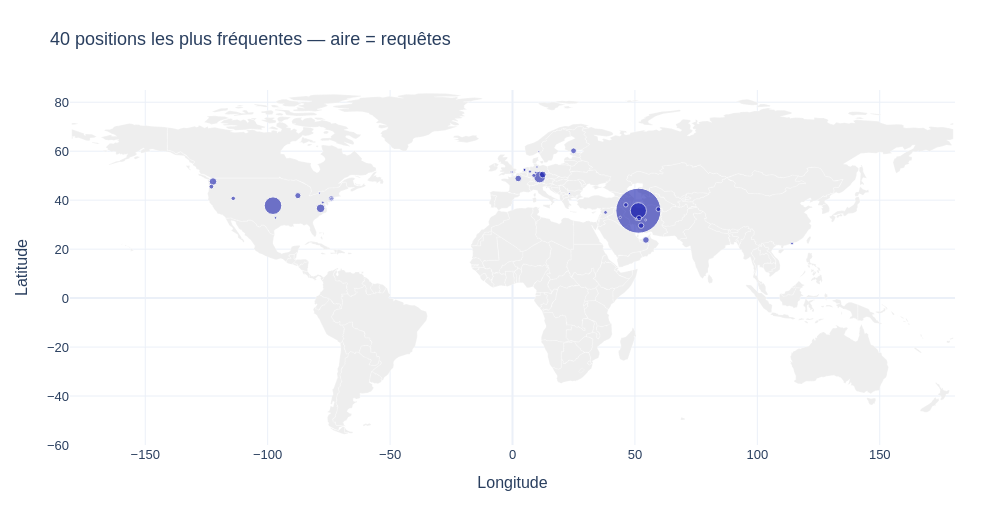

The notebook cell this image was saved under:
### Markdown cell above
### <b><div style='padding:15px;background-color:#d8dcd6;color:#030aa7;font-size:120%;text-align: left'>Plotly</div></b>

### Code cell
ID_GRAPHIQUE = '07_02'
BIBLIOTHEQUE = 'plotly'
fig=go.Figure();fond_plotly(fig)
fig.add_trace(go.Scatter(x=a.geo_longitude,y=a.geo_latitude,mode='markers',customdata=a.n,hovertemplate='%{customdata:,} requêtes<extra></extra>',marker=dict(size=a.n,sizemode='area',sizeref=2*a.n.max()/45**2,color=palette[0],opacity=.55),showlegend=False))
montrer_plotly(fig,'40 positions les plus fréquentes — aire = requêtes')
